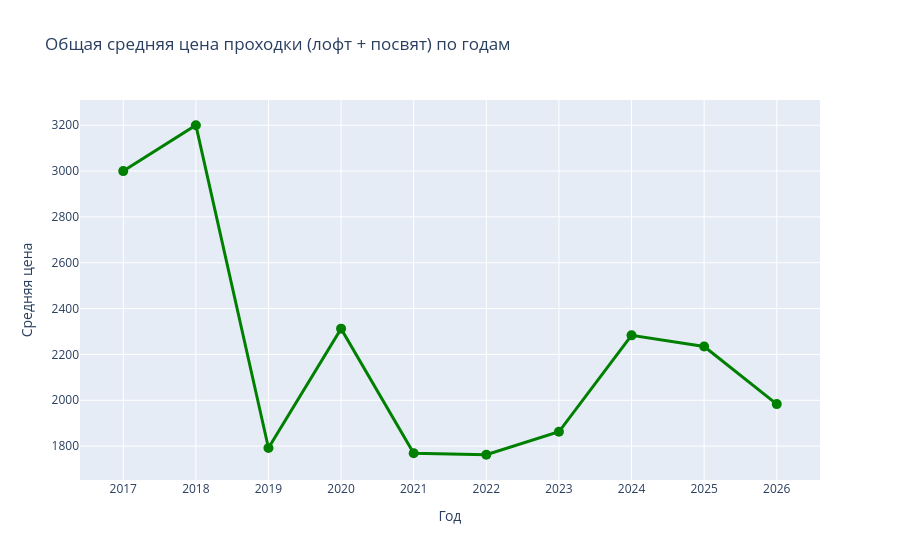

The notebook cell saved with this chart:
### Code cell
#общий график: средняя цена всех мероприятий (лофт+посвят) по годам
import plotly.express as px

total_yearly = df_clean.groupby('Год')['Средняя цена'].mean().reset_index()

fig = px.line(total_yearly, x='Год', y='Средняя цена',
              title='Общая средняя цена проходки (лофт + посвят) по годам',
              markers=True, line_shape='linear')
fig.update_traces(line_color='green', line_width=3, marker_size=10)
fig.update_layout(xaxis=dict(tickmode='linear'), hovermode='x unified')
fig.show()

### Figure 1 — Plotly figure (JSON) as saved in the notebook; plotly's stock layout.template omitted (floating-point values rounded to 4 significant figures)
{"data": [{"hovertemplate": "Год=%{x}<br>Средняя цена=%{y}<extra></extra>", "legendgroup": "", "line": {"color": "green", "dash": "solid", "shape": "linear", "width": 3}, "marker": {"size": 10, "symbol": "circle"}, "mode": "lines+markers", "name": "", "orientation": "v", "showlegend": false, "type": "scatter", "x": [2017, 2018, 2019, 2020, 2021, 2022, 2023, 2024, 2025, 2026], "xaxis": "x", "y": [3000.0, 3200.0, 1792.0, 2312.0, 1769.0, 1762.0, 1862.0, 2283.0, 2235.0, 1983.0], "yaxis": "y"}], "layout": {"hovermode": "x unified", "legend": {"tracegroupgap": 0}, "title": {"text": "Общая средняя цена проходки (лофт + посвят) по годам"}, "xaxis": {"anchor": "y", "domain": [0, 1], "tickmode": "linear", "title": {"text": "Год"}}, "yaxis": {"anchor": "x", "domain": [0, 1], "title": {"text": "Средняя цена"}}}}
